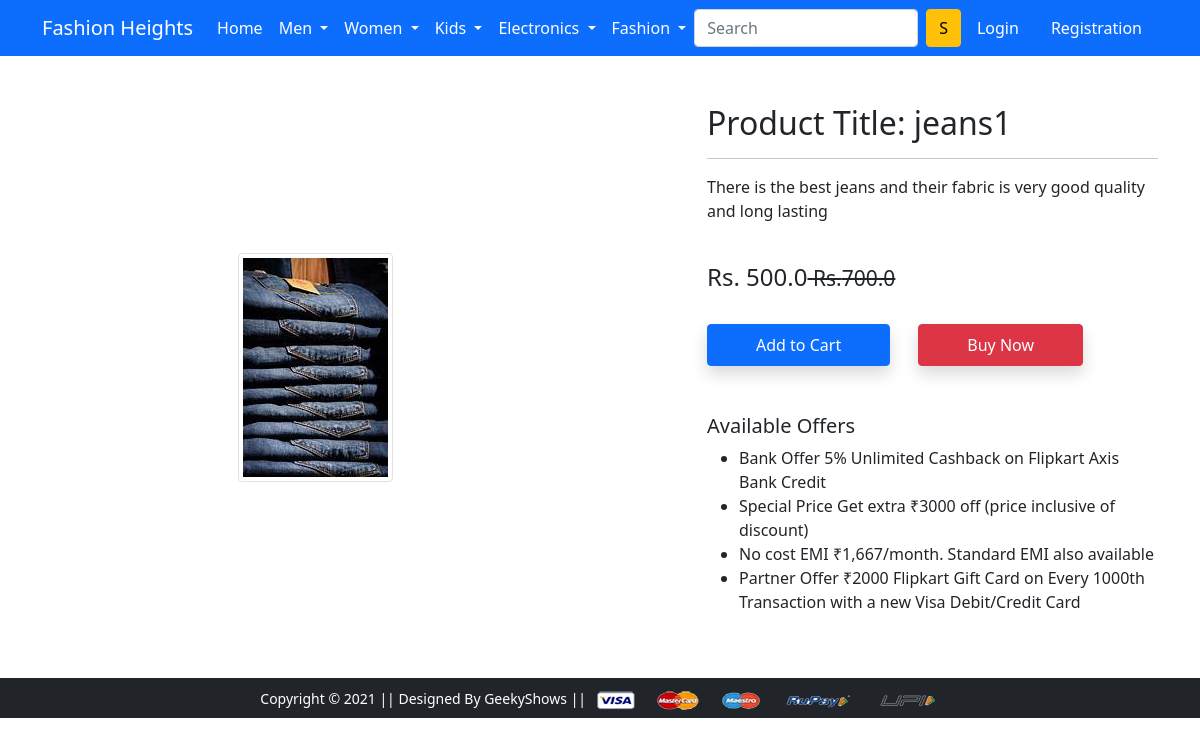
Screenshot of /product-detail/1 with the database file from the repository.
### app/models.py (models this page shows, shortened)
class Product(models.Model):
    title=models.CharField(max_length=100)
    selling_price=models.FloatField()
    discount_price=models.FloatField()
    description=models.TextField()
    brand=models.CharField(max_length=100)
    category=models.CharField(choices=CATEGORY_CHOICE, max_length=3)
    product_image=models.ImageField( upload_to='productimg')

### app/views.py (the view)
# urls.py: path('product-detail/<int:pk>', views.ProductDetailView.as_view(), name='product-detail'),
class ProductDetailView(View):
    def get(self,request,pk):
        product=Product.objects.get(pk=pk)
        return render(request,'app/productdetail.html',{'product':product})

### app/templates/app/productdetail.html (shortened to what this page needs)
{% extends 'app/base.html' %}
{% load static %}
{% block main-content %}
<div class="container my-5">
 <div class="row">
  <div class="col-sm-6 text-center align-self-center">
   <img src="{{product.product_image.url}}" alt="" class="img-fluid img-thumbnail">
  </div>
  <div class="col-sm-5 offset-sm-1">
   <h2>Product Title: {{product.title}}</h2>
   <hr>
   <p>{{product.description}}</p> <br>
   <h4>Rs. {{product.discount_price}}<small class="fw-light text-decoration-line-through"> Rs.{{product.selling_price}}</small></h4> <br>
   <a href="{% url 'add-to-cart' %}" class="btn btn-primary shadow px-5 py-2">Add to Cart</a>
   <a href="{% url 'buy-now' %}" class="btn btn-danger shadow px-5 py-2 ms-4">Buy Now</a>
   <h5 class="mt-5">Available Offers</h5>
   <ul>
    <li>Bank Offer 5% Unlimited Cashback on Flipkart Axis Bank Credit</li>
    <li>Special Price Get extra ₹3000 off (price inclusive of discount)</li>
    <li>No cost EMI ₹1,667/month. Standard EMI also available</li>
    <li>Partner Offer ₹2000 Flipkart Gift Card on Every 1000th Transaction with a new Visa Debit/Credit Card</li>
   </ul>
  </div>
 </div>
</div>
{% endblock main-content %}

### rows the page displays
Product: product_image (picture), title "jeans1", description "There is the best jeans and their fabric is very good quality and long lasting", discount_price "500.0", selling_price "700.0"
